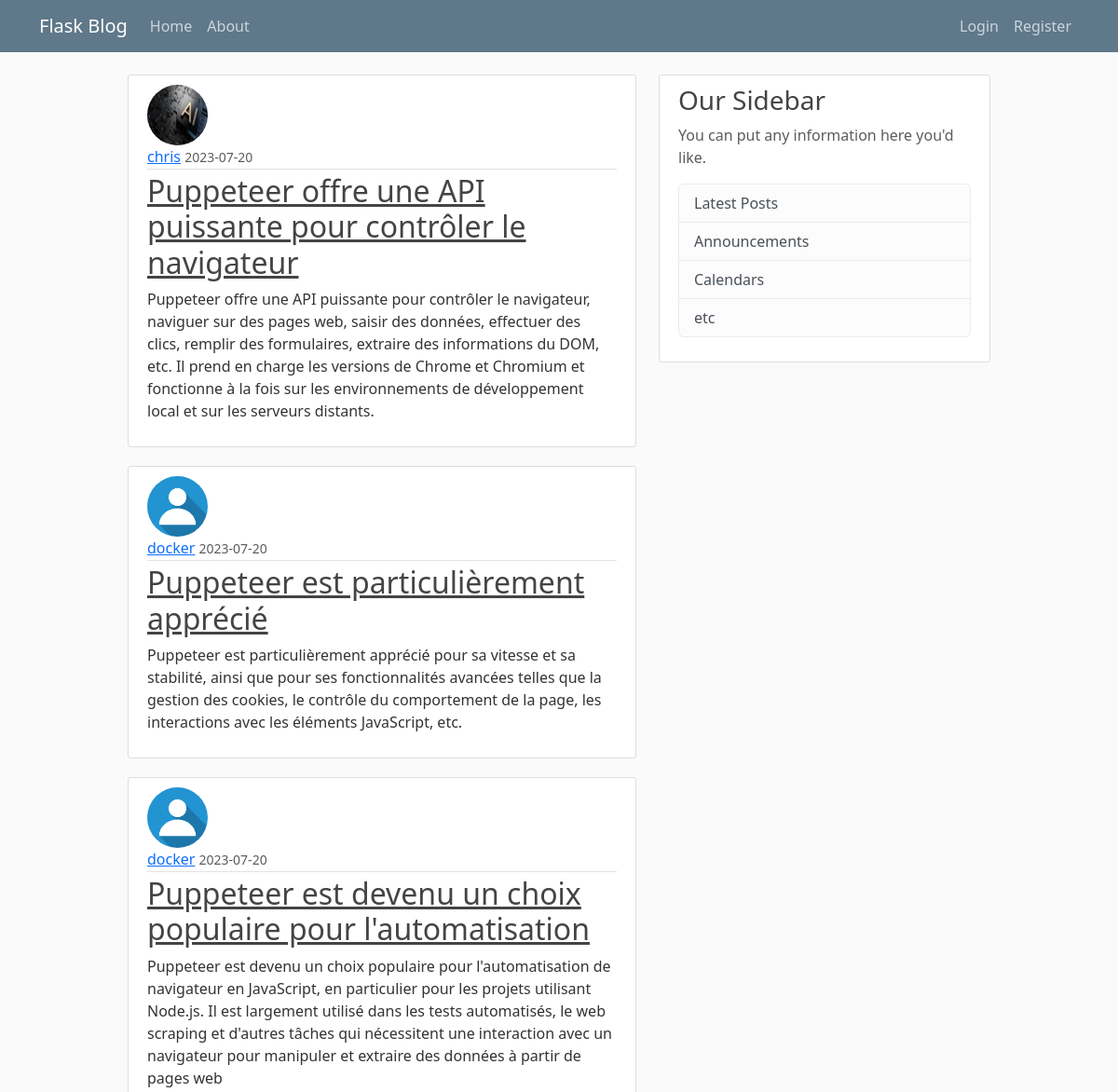
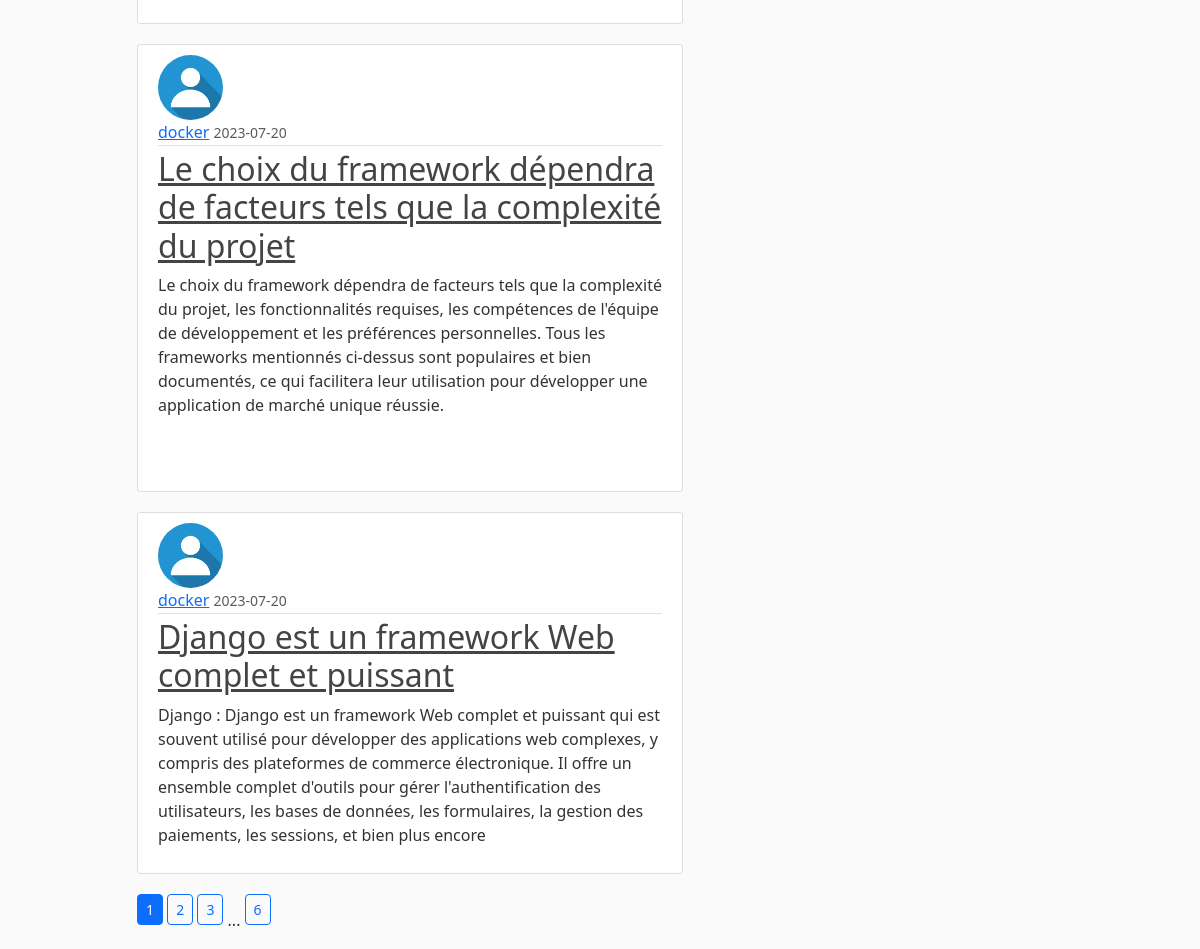
The page /home on the database its author committed (2 pictures, top to bottom).
### apps/models.py (models this page shows, shortened)
class Post(db.Model):
    id = db.Column(db.Integer, primary_key=True)
    title = db.Column(db.String(300), nullable=False)
    content = db.Column(db.Text, nullable=False)
    date_posted = db.Column(db.DateTime, nullable=False, default=datetime.utcnow())
    user_id = db.Column(db.Integer, db.ForeignKey("user.id"), nullable=False)

class User(db.Model, UserMixin):
    id = db.Column(db.Integer, primary_key=True)
    name = db.Column(db.String(100), nullable=False)
    surname = db.Column(db.String(100), nullable=False)
    username = db.Column(db.String(100), nullable=False, unique=True)
    email = db.Column(db.String(100), nullable=False, unique=True)
    password = db.Column(db.String(100), nullable=False)
    image_file = db.Column(db.String(20), nullable=False, default='default.png')
    posts = db.relationship("Post", backref="author", lazy=True)

### apps/main/routes.py (the view)
@main.route("/")
@main.route("/home")
def home():
    page = request.args.get("page", 1, type=int)
    posts = Post.query.order_by(Post.date_posted.desc()).paginate(page=page, per_page=5)
    return render_template("home.html", posts=posts)

### apps/templates/home.html
{% extends "template.html" %}
{% block content %}
  {% for post in posts.items %}
      <article class="media content-section">
        <img class="rounded-circle article-img" src="{{ url_for('static', filename='profile_pics/' + post.author.image_file) }}">
        <div class="media-body">
          <div class="article-metadata">
            <a class="mr-2" href="{{ url_for('users.user_posts', username=post.author.username) }}">{{ post.author.username }}</a>
            <small class="text-muted">{{ post.date_posted.strftime('%Y-%m-%d') }}</small>
          </div>
          <h2><a class="article-title" href="{{ url_for('posts.post', post_id=post.id) }}">{{ post.title }}</a></h2>
          <p class="article-content">{{ post.content }}</p>
        </div>
      </article>
    {% endfor %}
    {% for page_num in posts.iter_pages(left_edge=1, right_edge=1, left_current=1, right_current=2) %}
      {% if page_num %}
        {% if posts.page == page_num %}
          <a class="btn btn-primary btn-sm mb-4" href={{ url_for("main.home", page=page_num) }}>{{ page_num }}</a>
        {% else %}
          <a class="btn btn-outline-primary btn-sm mb-4" href={{ url_for("main.home", page=page_num) }}>{{ page_num }}</a>
        {% endif %}
      {% else %}
        ...
      {% endif %}
    {% endfor %}
{% endblock content %}

### apps/templates/template.html (shortened to what this page needs)
<!DOCTYPE html>
<html lang="en">
<head>
    <link href="https://cdn.jsdelivr.net/npm/bootstrap@5.3.0-alpha1/dist/css/bootstrap.min.css" rel="stylesheet">
    <link rel="stylesheet" type="text/css" href="{{ url_for('static', filename='style.css') }}">
</head>
<body>
    <header class="site-header">
      <nav class="navbar navbar-expand-md navbar-dark bg-steel fixed-top">
        <div class="container">
          <a class="navbar-brand mr-4" href="{{ url_for('main.home') }}">Flask Blog</a>
          <div class="collapse navbar-collapse d-md-flex justify-content-md-between" id="navbarToggle">
            <div class="navbar-nav mr-auto">
              <a class="nav-item nav-link" href="{{ url_for('main.home') }}">Home</a>
              <a class="nav-item nav-link" href="{{ url_for('main.about') }}">About</a>
            </div>
            <div class="navbar-nav">
              {% if current_user.is_authenticated %}
                  <a class="nav-item nav-link" href="{{ url_for('posts.create_post') }}">Create post</a>
                  <a class="nav-item nav-link" href="{{ url_for('users.account') }}">Account</a>
                  <a class="nav-item nav-link logout" href="{{ url_for('users.logout') }}">Logout</a>
              {% else %}
                  <a class="nav-item nav-link" href="{{ url_for('users.login') }}">Login</a>
                  <a class="nav-item nav-link" href="{{ url_for('users.register') }}">Register</a>
              {% endif %}
            </div>
          </div>
        </div>
      </nav>
    </header>
    <main role="main" class="container">
      <div class="row justify-content-center">
        <div class="col-md-6">
            {% block content %}{% endblock content %}
        </div>
        <div class="col-md-4">
          <div class="content-section">
            <h3>Our Sidebar</h3>
            <p class='text-muted'>You can put any information here you'd like.
              <ul class="list-group">
                <li class="list-group-item list-group-item-light">Latest Posts</li>
                <li class="list-group-item list-group-item-light">Announcements</li>
                <li class="list-group-item list-group-item-light">Calendars</li>
                <li class="list-group-item list-group-item-light">etc</li>
              </ul>
            </p>
          </div>
        </div>
      </div>
    </main>
</body>

### apps/static/style.css (style rules this page uses)
body { background: #fafafa; color: #333333; margin-top: 5rem; }
h1, h2, h3, h4, h5, h6 { color: #444444; }
.bg-steel { background-color: #5f788a; }
.site-header .navbar-nav .nav-link { color: #cbd5db; }
.content-section { background: #ffffff; padding: 10px 20px; border: 1px solid #dddddd; border-radius: 3px; margin-bottom: 20px; }
.article-title { color: #444444; }
.article-content { white-space: pre-line; }
.article-img { height: 65px; width: 65px; margin-right: 16px; }
.article-metadata { padding-bottom: 1px; margin-bottom: 4px; border-bottom: 1px solid #e3e3e3 }

### rows shown on the page
Post: image_file (picture), author.username "chris", date_posted "2023-07-20", title "Puppeteer offre une API puissante pour contrôler le navigateur", content "Puppeteer offre une API puissante pour contrôler le navigateur, naviguer sur des pages web, saisir des données, effectuer des clics, remplir des formulaires, extraire des informations du DOM, etc. Il prend en charge les versions de Chrome et Chromium et fonctionne à la fois sur les environnements de développement local et sur les serveurs distants."
Post: image_file (placeholder picture), author.username "docker", date_posted "2023-07-20", title "Puppeteer est particulièrement apprécié", content "Puppeteer est particulièrement apprécié pour sa vitesse et sa stabilité, ainsi que pour ses fonctionnalités avancées telles que la gestion des cookies, le contrôle du comportement de la page, les interactions avec les éléments JavaScript, etc."
Post: image_file (placeholder picture), author.username "docker", date_posted "2023-07-20", title "Puppeteer est devenu un choix populaire pour l'automatisation", content "Puppeteer est devenu un choix populaire pour l'automatisation de navigateur en JavaScript, en particulier pour les projets utilisant Node.js. Il est largement utilisé dans les tests automatisés, le web scraping et d'autres tâches qui nécessitent une interaction avec un navigateur pour manipuler et extraire des données à partir de pages web"
Post: image_file (placeholder picture), author.username "docker", date_posted "2023-07-20", title "Le choix du framework dépendra de facteurs tels que la complexité du projet", content "Le choix du framework dépendra de facteurs tels que la complexité du projet, les fonctionnalités requises, les compétences de l'équipe de développement et les préférences personnelles. Tous les frameworks mentionnés ci-dessus sont populaires et bien documentés, ce qui facilitera leur utilisation pour développer une application de marché unique réussie."
Post: image_file (placeholder picture), author.username "docker", date_posted "2023-07-20", title "Django est un framework Web complet et puissant", content "Django : Django est un framework Web complet et puissant qui est souvent utilisé pour développer des applications web complexes, y compris des plateformes de commerce électronique. Il offre un ensemble complet d'outils pour gérer l'authentification des utilisateurs, les bases de données, les formulaires, la gestion des paiements, les sessions, et bien plus encore"

### other values the page prints
{{ page_num }} "1"
{{ page_num }} "2" "3" "6"
